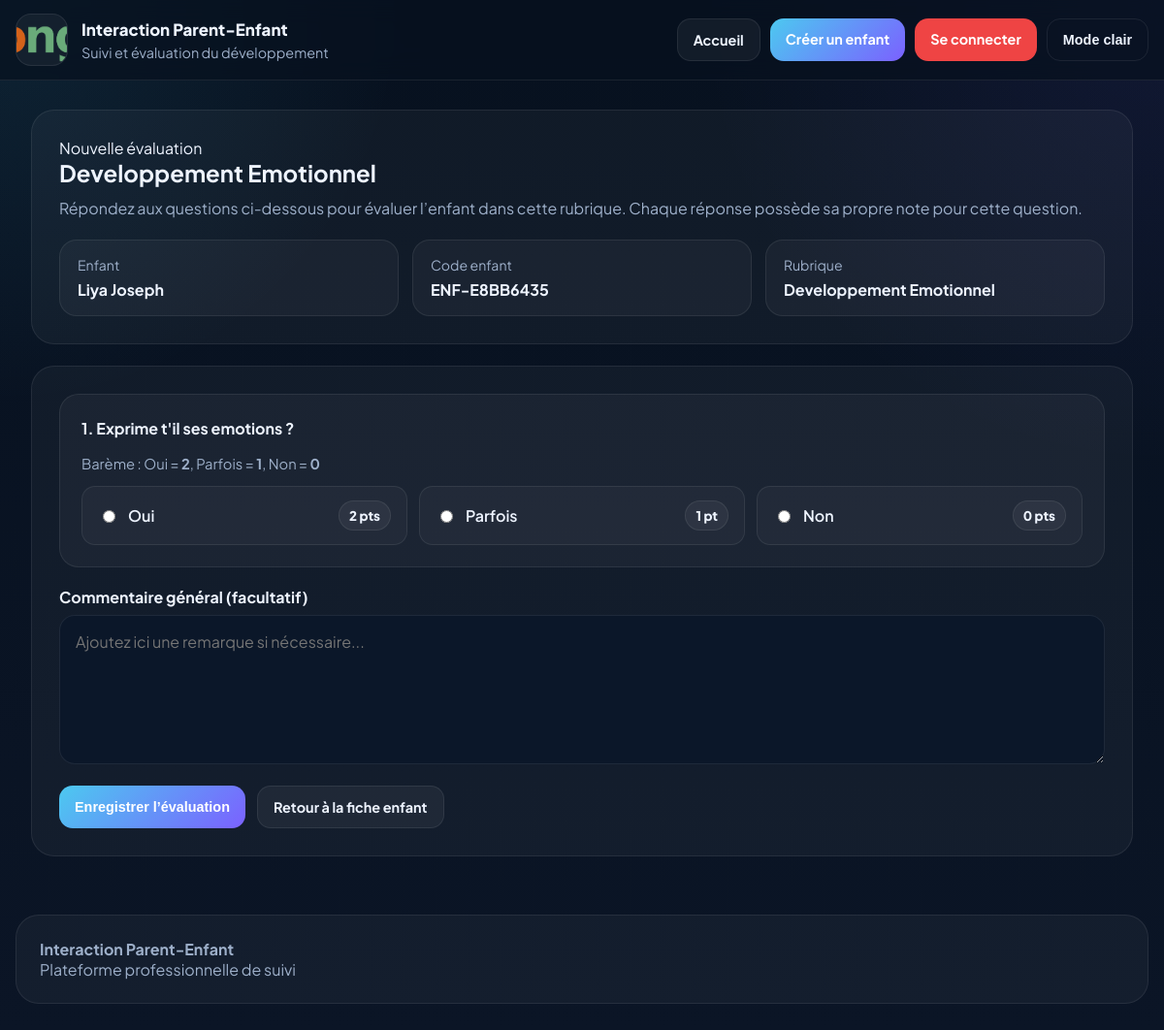
The page /enfants/ENF-E8BB6435/rubrique/1/evaluation/ on the database its author committed.
### interaction/models.py (models this page shows, shortened)
class Rubrique(models.Model):
    libelle = models.CharField(max_length=100, unique=True)
    class Meta:
        ordering = ['libelle']
        verbose_name = "Rubrique"
        verbose_name_plural = "Rubriques"

class Enfant(models.Model):
    code_enfant = models.CharField(max_length=20, unique=True, blank=True)
    nom = models.CharField(max_length=100)
    prenom = models.CharField(max_length=100, blank=True, null=True)
    date_naissance = models.DateField()
    class Meta:
        ordering = ['nom', 'prenom']
        verbose_name = "Enfant"
        verbose_name_plural = "Enfants"
        constraints = [
            models.UniqueConstraint(
                fields=['nom', 'prenom', 'date_naissance'],
                name='unique_enfant_identite'
            )
        ]

class Questionnaire(models.Model):
    rubrique = models.ForeignKey(
        Rubrique,
        on_delete=models.CASCADE,
        related_name='questions'
    )
    question = models.CharField(max_length=255)
    ordre = models.PositiveIntegerField(default=0)
    score_oui = models.IntegerField(default=2)
    score_parfois = models.IntegerField(default=1)
    score_non = models.IntegerField(default=0)
    class Meta:
        ordering = ['ordre', 'id']
        verbose_name = "Question"
        verbose_name_plural = "Questions"

### interaction/views.py (the view, shortened to what this page needs)
def evaluation_create(request, code_enfant, rubrique_id):
    enfant = get_object_or_404(Enfant, code_enfant=code_enfant)
    rubrique = get_object_or_404(
        Rubrique.objects.prefetch_related("questions"),
        id=rubrique_id
    )
    questions = rubrique.questions.all()
    reponse_choices = [
        ("oui", "Oui"),
        ("parfois", "Parfois"),
        ("non", "Non"),
    ]
    if not questions.exists():
        messages.error(request, "Cette rubrique ne contient pas encore de questions.")
        return redirect("interaction:enfant_detail", code_enfant=enfant.code_enfant)
    context = {
        "enfant": enfant,
        "rubrique": rubrique,
        "questions": questions,
        "reponse_choices": reponse_choices,
    }
    return render(request, "interaction/evaluation_form.html", context)

### interaction/templates/interaction/evaluation_form.html (shortened to what this page needs)
{% extends "interaction/base.html" %}
{% block content %}
<div class="container">
  <div class="eval-wrap">
    <section class="card eval-header">
      <div class="kicker"> Nouvelle évaluation</div>
      <h2>{{ rubrique.libelle }}</h2>
      <p>
        Répondez aux questions ci-dessous pour évaluer l’enfant dans cette rubrique.
        Chaque réponse possède sa propre note pour cette question.
      </p>
      <div class="summary-grid">
        <div class="summary-box">
          <span>Enfant</span>
          <strong>{{ enfant.nom }} {% if enfant.prenom %}{{ enfant.prenom }}{% endif %}</strong>
        </div>
        <div class="summary-box">
          <span>Code enfant</span>
          <strong class="mono">{{ enfant.code_enfant }}</strong>
        </div>
        <div class="summary-box">
          <span>Rubrique</span>
          <strong>{{ rubrique.libelle }}</strong>
        </div>
      </div>
    </section>
    <section class="card eval-form-card">
      <form method="post">
        <div class="questions-list">
          {% for question in questions %}
            <article class="question-card">
              <h4>{{ forloop.counter }}. {{ question.question }}</h4>
              <p class="score-help">
                Barème :
                Oui = <strong>{{ question.score_oui }}</strong>,
                Parfois = <strong>{{ question.score_parfois }}</strong>,
                Non = <strong>{{ question.score_non }}</strong>
              </p>
              <div class="choices">
                <label class="choice-label">
                  <div class="choice-left">
                    <input type="radio" name="question_{{ question.id }}" value="oui">
                    <span>Oui</span>
                  </div>
                  <span class="score-badge">{{ question.score_oui }} pt{{ question.score_oui|pluralize }}</span>
                </label>
                <label class="choice-label">
                  <div class="choice-left">
                    <input type="radio" name="question_{{ question.id }}" value="parfois">
                    <span>Parfois</span>
                  </div>
                  <span class="score-badge">{{ question.score_parfois }} pt{{ question.score_parfois|pluralize }}</span>
                </label>
                <label class="choice-label">
                  <div class="choice-left">
                    <input type="radio" name="question_{{ question.id }}" value="non">
                    <span>Non</span>
                  </div>
                  <span class="score-badge">{{ question.score_non }} pt{{ question.score_non|pluralize }}</span>
                </label>
              </div>
            </article>
          {% endfor %}
        </div>
        <div class="comment-box">
          <label for="commentaire">Commentaire général (facultatif)</label>
          <textarea
            id="commentaire"
            name="commentaire"
            placeholder="Ajoutez ici une remarque si nécessaire..."
          >{{ data.commentaire|default:'' }}</textarea>
        </div>
        <div class="actions">
          <button type="submit" class="btn btn-primary">Enregistrer l’évaluation</button>
          <a href="{% url 'interaction:enfant_detail' enfant.code_enfant %}" class="btn btn-secondary">Retour à la fiche enfant</a>
        </div>
      </form>
    </section>
  </div>
</div>
{% endblock %}

### interaction/templates/interaction/base.html (style rules this page uses)
:root { --bg:#07111f; --bg-2:#0b1526; --surface:#0f1c31; --surface-2:#12233d; --surface-3:#0b1729; --text:#eef4ff; --muted:#9eb0ca; --border:rgba(255,255,255,.08); --brand:#4cc9f0; --brand-2:#7b61ff; --shadow:0 20px 60px rgba(0,0,0,.28); --radius:24px; --container:1200px; }
body { margin:0; font-family:"Plus Jakarta Sans", sans-serif; background: radial-gradient(circle at top left, rgba(76,201,240,.10), transparent 26%), radial-gradient(circle at top right, rgba(123,97,255,.09), transparent 30%), linear-gradient(180deg, var(--bg) 0%, var(--bg-2) 100%); color:var(--text); }
a { text-decoration:none; color:inherit; }
.container { width:min(var(--container), calc(100% - 32px)); margin:0 auto; }
.btn { border:none; border-radius:14px; padding:12px 16px; font-weight:700; cursor:pointer; font-size:.9rem; }
.btn-primary { color:#fff; background:linear-gradient(135deg, var(--brand), var(--brand-2)); }
.btn-secondary { background:rgba(255,255,255,.05); border:1px solid var(--border); color:var(--text); }
.card { background:rgba(255,255,255,.04); border:1px solid var(--border); border-radius:var(--radius); padding:24px; }

### interaction/templates/interaction/evaluation_form.html (style rules this page uses)
.eval-wrap { display:grid; gap:22px; }
.eval-header { padding:28px; }
.eval-header h2 { margin:0 0 8px; }
.eval-header p { margin:0; color:var(--muted); line-height:1.75; }
.summary-grid { margin-top:18px; display:grid; grid-template-columns:repeat(3,1fr); gap:14px; }
.summary-box { padding:16px 18px; border-radius:18px; background:rgba(255,255,255,.04); border:1px solid var(--border); }
.summary-box span { display:block; color:var(--muted); font-size:.88rem; margin-bottom:6px; }
.summary-box strong { font-size:1rem; }
.eval-form-card { padding:28px; }
.questions-list { display:grid; gap:18px; }
.question-card { padding:22px; border-radius:20px; background:rgba(255,255,255,.04); border:1px solid var(--border); }
.question-card h4 { margin:0 0 14px; line-height:1.6; font-size:1rem; }
.score-help { margin:0 0 14px; color:var(--muted); font-size:.92rem; }
.choices { display:grid; grid-template-columns:repeat(3, 1fr); gap:12px; }
.choice-label { display:flex; align-items:center; justify-content:space-between; gap:10px; padding:14px 16px; border-radius:14px; border:1px solid var(--border); background:rgba(255,255,255,.03); cursor:pointer; font-weight:600; }
.choice-left { display:flex; align-items:center; gap:10px; }
.choice-label input { accent-color:var(--brand); }
.score-badge { padding:6px 10px; border-radius:999px; border:1px solid var(--border); background:rgba(255,255,255,.05); font-size:.84rem; font-weight:800; white-space:nowrap; }
.comment-box { margin-top:20px; display:grid; gap:8px; }
.comment-box label { font-weight:700; }
.comment-box textarea { min-height:120px; resize:vertical; padding:16px; border-radius:16px; border:1px solid var(--border); background:var(--surface-3); color:var(--text); outline:none; font:inherit; }
.actions { margin-top:22px; display:flex; gap:12px; flex-wrap:wrap; }

### rows shown on the page
Rubrique: libelle "Developpement Emotionnel"
Enfant: nom "Liya", prenom "Joseph", code_enfant "ENF-E8BB6435"
Questionnaire: question "Exprime t'il ses emotions ?", score_oui "2", score_parfois "1", score_non "0"
